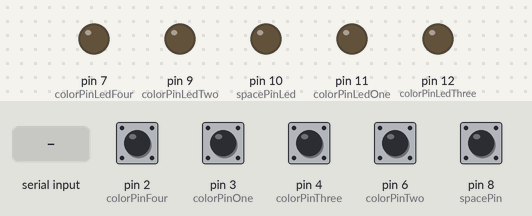
This sketch was run on a simulated Arduino Leonardo, built with avr-gcc and run on an emulated ATmega32U4. Parts: output pins drawn as LEDs (lit = HIGH). Inputs (shaded band) come from the test bench; at power-on: pin 2 (colorPinFour), pin 3 (colorPinOne), pin 4 (colorPinThree), pin 6 (colorPinTwo), pin 8 (spacePin) HIGH. USB keyboard and mouse output is not drawn.

Above: at 1.2 s.
1.3 s: "LED_SPACE_ON" received over Serial
At 2.5 s:
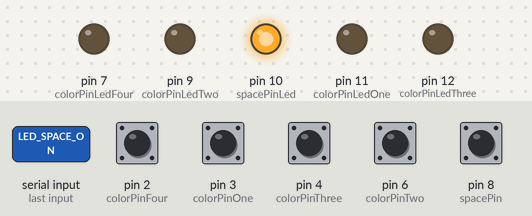
2.8 s: "LED_ONE_ON" received over Serial
At 3.8 s:
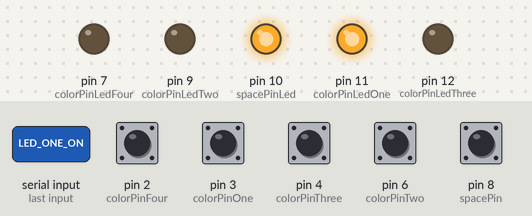
4.3 s: "LED_TWO_ON" received over Serial
At 5.0 s:
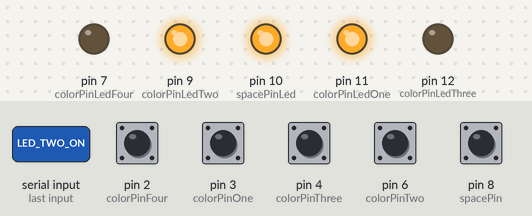
5.8 s: "LED_THREE_ON" received over Serial
At 6.1 s:
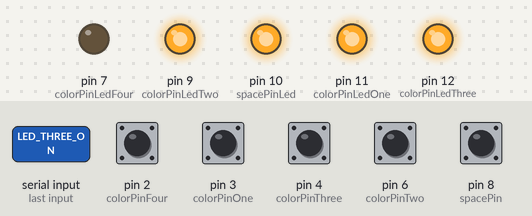
7.3 s: "LED_FOUR_ON" received over Serial
At 8.4 s:
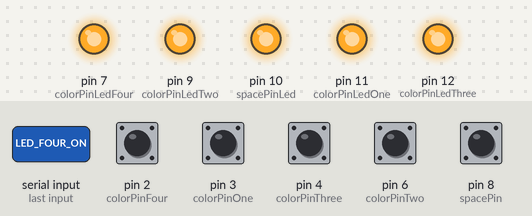
8.8 s: "COLORS_OFF" received over Serial
At 9.6 s:
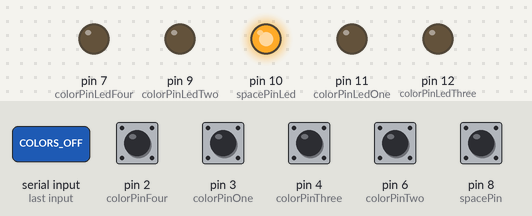
Timing chart, 0 to 11.3 s (numbered marks = the images above; inputs shaded):
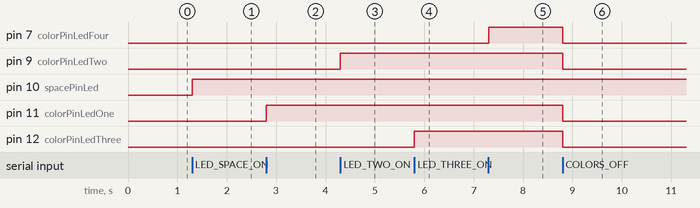

Measured:
- after the input at 1.3 s, pin 10 (spacePinLed): LOW → HIGH at once
- after the input at 2.8 s, pin 11 (colorPinLedOne): LOW → HIGH at once
- after the input at 4.3 s, pin 9 (colorPinLedTwo): LOW → HIGH at once
- after the input at 5.8 s, pin 12 (colorPinLedThree): LOW → HIGH at once
- after the input at 7.3 s, pin 7 (colorPinLedFour): LOW → HIGH at once
- after the input at 8.8 s, pin 7 (colorPinLedFour), pin 9 (colorPinLedTwo), pin 11 (colorPinLedOne), pin 12 (colorPinLedThree): HIGH → LOW at once

The sketch:

game_controller.ino
```cpp
#include <Keyboard.h>

// 9 = yellow light
// 11 == cyan light

const int spacePin = 8;//spacebar
const int spacePinLed = 10;// Spacebar led

const int colorPinOne = 3;//Color = Orange
const int colorPinLedOne = 11;//
const int colorPinTwo = 6;//Color = NOTE: CHANGE THIS PIN NUMBER TO 4 ON WORKING CONTROLLER! Mine is 7
const int colorPinLedTwo = 9;
const int colorPinThree = 4;//Color =
const int colorPinLedThree = 12;
const int colorPinFour = 2;//Color =
const int colorPinLedFour = 7;
boolean colorPinOnePressed, colorPinTwoPressed, colorPinThreePressed, colorPinFourPressed;
int colorButtonOne = 0;
int colorButtonTwo = 0;
int colorButtonThree= 0;
int colorButtonFour = 0;

const int analogX = A2;//Analog stick X
const int analogY = A3;//Analog stick Y


int spaceButton = 0;
boolean buttonIsPressed;


const int       RIGHT_LED_PIN = 10;
const int      MIDDLE_LED_PIN = 11;
const int        LEFT_LED_PIN = 12;


void setup() {
  // put your setup code here, to run once:
  pinMode(spacePin, INPUT_PULLUP );
  pinMode(spacePinLed, OUTPUT);
  pinMode(colorPinOne, INPUT_PULLUP );
  pinMode(colorPinLedOne, OUTPUT );
  pinMode(colorPinTwo, INPUT_PULLUP );
  pinMode(colorPinLedTwo, OUTPUT );
  pinMode(colorPinThree, INPUT_PULLUP );
  pinMode(colorPinLedThree, OUTPUT );
  pinMode(colorPinFour, INPUT_PULLUP );
  pinMode(colorPinLedFour, OUTPUT );
  pinMode(RIGHT_LED_PIN, OUTPUT);
  pinMode(MIDDLE_LED_PIN, OUTPUT);
  pinMode(LEFT_LED_PIN, OUTPUT);

  Serial.begin(9600);

  Keyboard.begin();

}

void loop() {
  // put your main code here, to run repeatedly:

 String message;
  while(Serial.available() > 0)
  {
    char c = Serial.read();
    message.concat(c);
  }

  if(message.indexOf("CONNECT CONTROLLER") >= 0)
  {
    String s = "CONNECTED";
    Serial.println(s);
  }

  if(message.indexOf("SEND") >= 0)
  {
    String s;
    //Just concatenate everything you want to send, with a space in between
    s.concat(analogRead(analogX)- 512);
    s.concat(" ");
    s.concat(analogRead(analogY)- 512);
    //After everything is done just send the data
    Serial.println(s);
  }

  if(message.indexOf("COLORS_OFF") >= 0){
    digitalWrite( colorPinLedOne, LOW);
    digitalWrite( colorPinLedTwo, LOW);
    digitalWrite( colorPinLedThree, LOW);
    digitalWrite( colorPinLedFour, LOW);

  }

  if(message.indexOf("LED_SPACE_ON") >= 0){
    digitalWrite( spacePinLed, HIGH);
  }
  if(message.indexOf("LED_ONE_ON") >= 0){
    digitalWrite( colorPinLedOne, HIGH);
  }
    if(message.indexOf("LED_TWO_ON") >= 0){
    digitalWrite( colorPinLedTwo, HIGH);
  }
    if(message.indexOf("LED_THREE_ON") >= 0){
    digitalWrite( colorPinLedThree, HIGH);
  }
    if(message.indexOf("LED_FOUR_ON") >= 0){
    digitalWrite( colorPinLedFour, HIGH);
  }


  if(message.indexOf("LED_SPACE_OFF") >= 0){
    digitalWrite( spacePinLed, LOW);
  }
    if(message.indexOf("LED_ONE_OFF") >= 0){
    digitalWrite( colorPinLedOne, LOW);
  }
    if(message.indexOf("LED_TWO_OFF") >= 0){
    digitalWrite( colorPinLedTwo, LOW);
  }
    if(message.indexOf("LED_THREE_OFF") >= 0){
    digitalWrite( colorPinLedThree, LOW);
  }
    if(message.indexOf("LED_FOUR_OFF") >= 0){
    digitalWrite( colorPinLedFour, LOW);
  }


  spaceButton = !digitalRead(spacePin);

  //button 1
  if (spaceButton == HIGH && !buttonIsPressed) {
     buttonIsPressed = true;

  }
  if(spaceButton == LOW && buttonIsPressed){
    buttonIsPressed = false;
    Keyboard.write(' ');
  }

//All colors
  colorButtonOne = !digitalRead(colorPinOne);
  colorButtonTwo =  !digitalRead(colorPinTwo);
  colorButtonThree =  !digitalRead(colorPinThree);
  colorButtonFour = !digitalRead(colorPinFour);
  //color 1
  if (colorButtonOne == HIGH) {
     colorPinOnePressed = true;
  }
  if(colorButtonOne == LOW && colorPinOnePressed){
      colorPinOnePressed = false;
    Keyboard.write(KEY_LEFT_ARROW);
  }

  //color 2
  if (colorButtonTwo == HIGH) {
     colorPinTwoPressed = true;
  }
  if(colorButtonTwo == LOW && colorPinTwoPressed){
      colorPinTwoPressed = false;
    Keyboard.write(KEY_UP_ARROW);
  }

  //color 3
  if (colorButtonThree == HIGH) {
     colorPinThreePressed = true;
  }
  if(colorButtonThree == LOW && colorPinThreePressed){
      colorPinThreePressed = false;
    Keyboard.write(KEY_DOWN_ARROW);
  }

  // color 4
  if (colorButtonFour == HIGH) {
     colorPinFourPressed = true;
  }
  if(colorButtonFour == LOW && colorPinFourPressed){
      colorPinFourPressed = false;
    Keyboard.press(KEY_RIGHT_ARROW);
    Keyboard.release(KEY_RIGHT_ARROW);
  }


}

void Flush(){
  while(Serial.available())
   char c=Serial.read();
}
```
